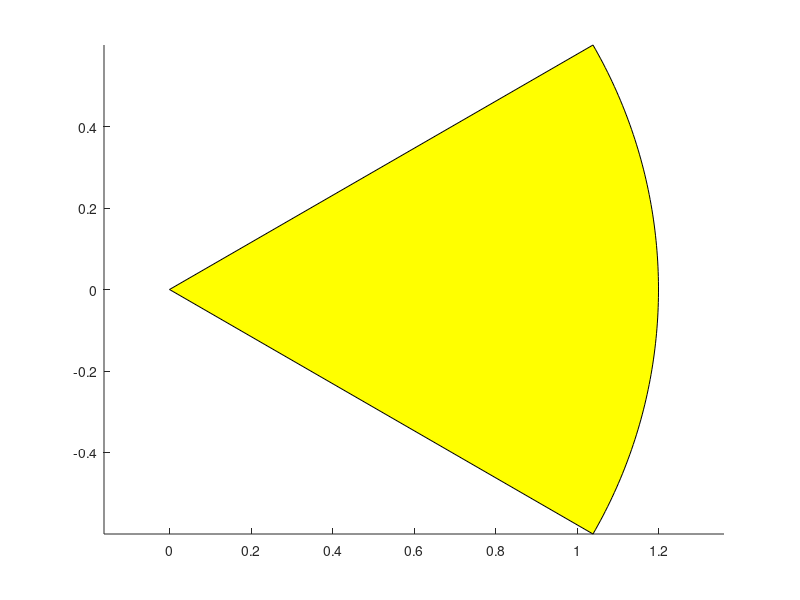

The MATLAB script that drew this image: (Note: this script raises an error after producing the figure.)
%% Intro
% Calculating distribution factor, pitch factor and winding factor for a
% 22-pole, 27-slot, 3-phase machine
% Author: Baris Kuseyri<baris.kuseyri@metu.edu.tr>
% version 1.0 | 23/03/2020

%% Initialization

clc
clear all

%% Machine Parameters

m=3;    %phase number
Q=27;   %number of slots
pp=11;  %number of pole-pairs


%% Machine Variables

q=Q/(2*pp*m);    %number of slots per pole per phase
ps=360/(Q/pp);   %phase shift between coils

am=2*pi/27;      %slot pitch (mechanical)
ae=pp*2*pi/27;      %slot pitch (electrical)


%% Results

hold on
axis equal

sector_color=['r','y','b'];

for i = 1:6
    t = linspace((i-1)*(2*pi/6)-(2*pi/12), i*(2*pi/6)-(2*pi/12));
    sector = patch([0 1.2*cos(t) 0], [0 1.2*sin(t) 0], sector_color(mod(i,3)+1));
    edgea = sector.EdgeAlpha;
    facea = sector.FaceAlpha;
    sector.EdgeAlpha = 0.0;
    sector.FaceAlpha = 0.2;
end

% 
% for i = 1:27
%     x = [0 cos(ae*(i-1))];
%     y = [0 sin(ae*(i-1))];
%     v(i+1)=line(x,y,'Color','k','LineStyle','--');
%     txt = strcat(num2str(i),' \rightarrow');
%     text(1.1*cos(ae*(i-1)),1.1*sin(ae*(i-1)),txt,'HorizontalAlignment','right')
% end


for i = 1 : Q
    if i == 1
        x = [0 cos(ae*(i-1))];
        y = [0 sin(ae*(i-1))];
        line(x,y,'Color','k','LineStyle','--');
        txt1 = num2str(i);
        text(1.1*cos(ae*(i-1)),1.1*sin(ae*(i-1)),txt1,'HorizontalAlignment','center','VerticalAlignment','middle')
        text(1.4*cos(ae*(i-1)),1.4*sin(ae*(i-1)),'A','HorizontalAlignment','center','VerticalAlignment','middle', 'FontSize',14)
    elseif i == 6 || i == 11 || i == 18 || i == 23
        x = [0 cos(ae*(i-1))];
        y = [0 sin(ae*(i-1))];
        line(x,y,'Color','k','LineStyle','--');
        txt = num2str(i);
        text(1.1*cos(ae*(i-1)),1.1*sin(ae*(i-1)),txt,'HorizontalAlignment','center','VerticalAlignment','middle')
    elseif i == 7 || i == 12 || i == 17 || i == 22
        x = [0 -1*cos(ae*(i-1))];
        y = [0 -1*sin(ae*(i-1))];
        line(x,y,'Color','k','LineStyle','-');
        txt = num2str(i+1);
        text(-1.1*cos(ae*(i-1)),-1.1*sin(ae*(i-1)),txt,'HorizontalAlignment','center','VerticalAlignment','middle')
      
    elseif i == 19
        x = [0 cos(ae*(i-1))];
        y = [0 sin(ae*(i-1))];
        line(x,y,'Color','k','LineStyle','--');
        txt = num2str(i);
        text(1.1*cos(ae*(i-1)),1.1*sin(ae*(i-1)),txt,'HorizontalAlignment','center','VerticalAlignment','middle')
        text(1.4*cos(ae*(i-1)),1.4*sin(ae*(i-1)),'B','HorizontalAlignment','center','VerticalAlignment','middle', 'FontSize',14)
    elseif i == 2 || i == 9 || i == 14 || i == 19 || i == 24
        x = [0 cos(ae*(i-1))];
        y = [0 sin(ae*(i-1))];
        line(x,y,'Color','k','LineStyle','--');
        txt = num2str(i);
        text(1.1*cos(ae*(i-1)),1.1*sin(ae*(i-1)),txt,'HorizontalAlignment','center','VerticalAlignment','middle')
    elseif i == 3 || i == 8 || i == 13 || i == 25
        x = [0 -1*cos(ae*(i-1))];
        y = [0 -1*sin(ae*(i-1))];
        line(x,y,'Color','k','LineStyle','-');
        txt = num2str(i+1);
        text(-1.1*cos(ae*(i-1)),-1.1*sin(ae*(i-1)),txt,'HorizontalAlignment','center','VerticalAlignment','middle')
        
    elseif i == 10
        x = [0 cos(ae*(i-1))];
        y = [0 sin(ae*(i-1))];
        line(x,y,'Color','k','LineStyle','--');
        txt = num2str(i);
        text(1.1*cos(ae*(i-1)),1.1*sin(ae*(i-1)),txt,'HorizontalAlignment','center','VerticalAlignment','middle')
        text(1.4*cos(ae*(i-1)),1.4*sin(ae*(i-1)),'C','HorizontalAlignment','center','VerticalAlignment','middle', 'FontSize',14)    
    elseif i == 5 || i == 10 || i == 15 || i == 20 || i == 27
        x = [0 cos(ae*(i-1))];
        y = [0 sin(ae*(i-1))];
        line(x,y,'Color','k','LineStyle','--');
        txt = num2str(i);
        text(1.1*cos(ae*(i-1)),1.1*sin(ae*(i-1)),txt,'HorizontalAlignment','center','VerticalAlignment','middle')
    elseif i == 4 || i == 16 || i == 21 || i == 26
        x = [0 -1*cos(ae*(i-1))];
        y = [0 -1*sin(ae*(i-1))];
        line(x,y,'Color','k','LineStyle','-');
        txt = num2str(i+1);
        text(-1.1*cos(ae*(i-1)),-1.1*sin(ae*(i-1)),txt,'HorizontalAlignment','center','VerticalAlignment','middle')
    
    else
        msgbox('Operation Failed');
        
    end   
end

set(gca,'visible','off')
set(gca,'xtick',[])



